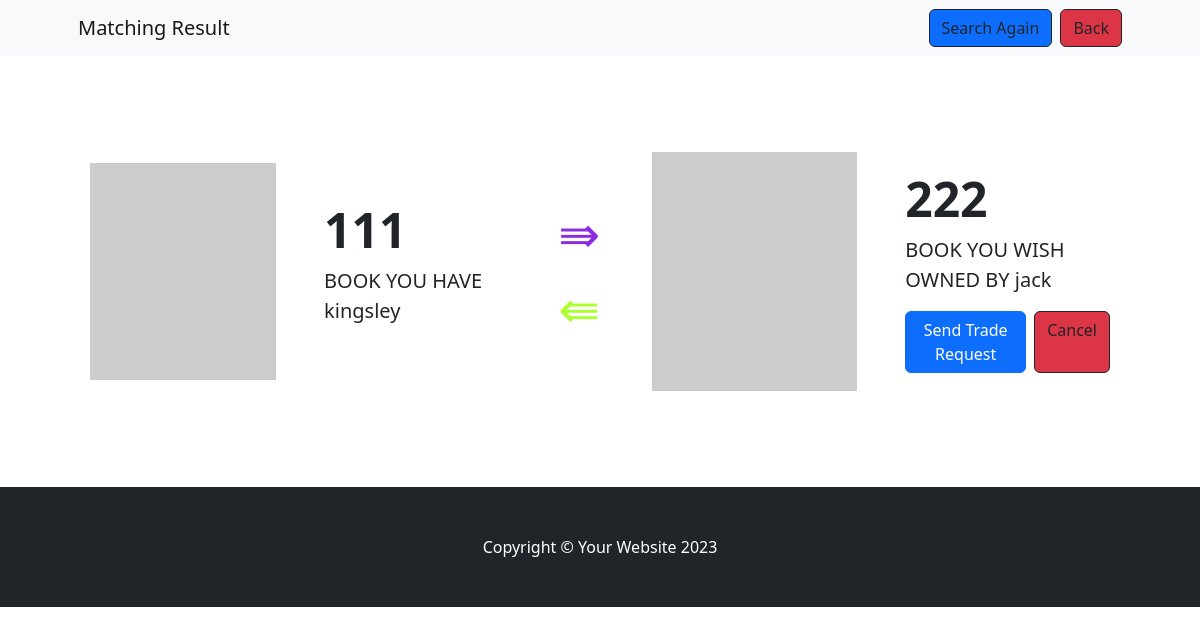
The page /search (signed in) on the database its author committed.
### main.py (models this page shows)
class OwnBook(db.Model):
    __tablename__ = "ownbooks"
    id = db.Column(db.Integer, primary_key=True)
    title = db.Column(db.String(250))
    author = db.Column(db.String(250))
    ISBN = db.Column(db.String(250))
    user_id = db.Column(db.Integer, db.ForeignKey('users.id'))

class User(UserMixin, db.Model):
    __tablename__ = "users"
    id = db.Column(db.Integer, primary_key=True)
    email = db.Column(db.String(100), unique=True)
    password = db.Column(db.String(100))
    name = db.Column(db.String(100))
    wishbook = relationship('WishBook')
    ownhbook = relationship('OwnBook')
    sent_messages = db.relationship('Message', foreign_keys='Message.sender_id', backref='sender', lazy='dynamic')
    received_messages = db.relationship('Message', foreign_keys='Message.recipient_id', backref='recipient', lazy='dynamic')

class WishBook(db.Model):
    __tablename__ = "wishbooks"
    id = db.Column(db.Integer, primary_key=True)
    title = db.Column(db.String(250))
    author = db.Column(db.String(250))
    ISBN = db.Column(db.String(250))
    user_id = db.Column(db.Integer, db.ForeignKey('users.id'))

### main.py (the view)
@app.route('/search')
def search():
    OwnBookAlias1 = aliased(OwnBook)
    WishBookAlias1 = aliased(WishBook)
    UserAlias1 = aliased(User)
    OwnBookAlias2 = aliased(OwnBook)
    WishBookAlias2 = aliased(WishBook)
    UserAlias2 = aliased(User)
    current_user_id = current_user.id
    matches = db.session.query(
        UserAlias1.id.label("owner1_id"),
        UserAlias1.name.label("owner1_name"),
        OwnBookAlias1.title.label("owned1_title"),
        WishBookAlias1.title.label("wish1_title"),
        UserAlias2.id.label("owner2_id"),
        UserAlias2.name.label("owner2_name"),
        OwnBookAlias2.title.label("owned2_title"),
        WishBookAlias2.title.label("wish2_title")
    )\
    .join(OwnBookAlias1, OwnBookAlias1.user_id == UserAlias1.id)\
    .join(WishBookAlias1, OwnBookAlias1.ISBN == WishBookAlias1.ISBN)\
    .join(OwnBookAlias2, OwnBookAlias2.user_id == UserAlias2.id)\
    .join(WishBookAlias2, OwnBookAlias2.ISBN == WishBookAlias2.ISBN)\
    .filter(OwnBookAlias1.user_id != WishBookAlias1.user_id)\
    .filter(OwnBookAlias2.user_id != WishBookAlias2.user_id)\
    .filter(OwnBookAlias1.user_id == WishBookAlias2.user_id)\
    .filter(OwnBookAlias2.user_id == WishBookAlias1.user_id)\
    .filter(UserAlias1.id == current_user_id)\
    .filter(UserAlias2.id != current_user_id).all()
    return render_template("search.html", matches=matches)

### main.py (called while the page is built)
@login_manager.user_loader
def load_user(user_id):
    return db.get_or_404(User, user_id)

### templates/search.html (shortened to what this page needs)
<!DOCTYPE html>
<html lang="en">
    <head>
        <link href="https://cdn.jsdelivr.net/npm/bootstrap-icons@1.5.0/font/bootstrap-icons.css" rel="stylesheet" />
        <link href="../static/css/styles3.css" rel="stylesheet" />
    </head>
    <body>
        <nav class="navbar navbar-expand-lg navbar-light bg-light">
            <div class="container px-4 px-lg-5">
                <a class="navbar-brand" href="#!">Matching Result</a>
                    <form class="d-flex">
                        <div class="text-center"><a class="btn bg-primary btn-outline-dark me-2" href="{{ url_for('searchagain') }}" >Search Again</a></div>
                        <div class="text-center"><a class="btn bg-danger btn-outline-dark" href="{{ url_for('ownlist') }}">Back</a></div>
                    </form>
                </div>
        </nav>
        {% if matches %}
    {% for match in matches %}
        <div class="container my-5">
            <div class="d-flex flex-row justify-content-between align-items-center">
                <section class="py-5 flex-fill">
                    <div class="container px-4 px-lg-5">
                        <div class="row gx-4 gx-lg-5 align-items-center">
                            <div class="col-md-6"><img class="card-img-top mb-5 mb-md-0" src="https://dummyimage.com/600x700/dee2e6/6c757d.jpg" alt="..." /></div>
                            <div class="col-md-6">
                                <h1 class="display-5 fw-bolder">{{ match.owned1_title }}</h1>
                                <p class="lead">BOOK YOU HAVE {{ match.owner1_name }}</p>
                            </div>
                        </div>
                    </div>
                </section>
                <div>
                    <span style="display: inline-block; color: blueviolet;  font-size: 50px;">&rAarr;</span>
                    <span style="display: inline-block; color: greenyellow; font-size: 50px;">&lAarr;</span>
                </div>
                <section class="py-5 flex-fill">
                    <div class="container px-4 px-lg-5">
                        <div class="row gx-4 gx-lg-5 align-items-center">
                            <div class="col-md-6"><img class="card-img-top mb-5 mb-md-0" src="https://dummyimage.com/600x700/dee2e6/6c757d.jpg" alt="..." /></div>
                            <div class="col-md-6">
                                <h1 class="display-5 fw-bolder">{{ match.wish2_title }}</h1>
                                <p class="lead">BOOK YOU WISH OWNED BY {{ match.owner2_name }}</p>
                                <div class="d-flex">
                                    <form action="{{ url_for('send_request') }}" method="post">
                                        <button type="submit" class="btn btn-primary me-2">Send Trade Request</button>
                                    </form>
                                    <a class="btn bg-danger btn-outline-dark" href="{{ url_for('ownlist') }}">Cancel</a>
                                </div>
                            </div>
                        </div>
                    </div>
                </section>
            </div>
        </div>
    {% endfor %}
{% else %}
    <p>No detailed matches found.</p>
{% endif %}
        <footer class="py-5 bg-dark">
            <div class="container"><p class="m-0 text-center text-white">Copyright &copy; Your Website 2023</p></div>
        </footer>
    </body>
</html>

### rows shown on the page
OwnBook: owned1_title "111", owner1_name "kingsley", wish2_title "222", owner2_name "jack"
